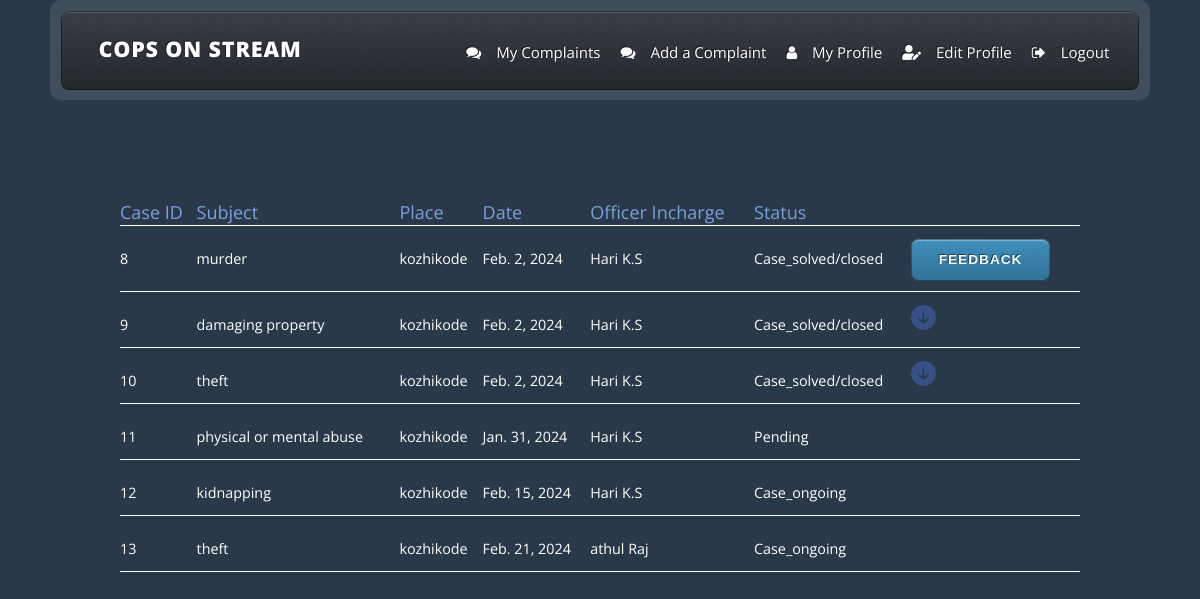
/show_complaint (signed in), run on an earlier commit of the app's database.
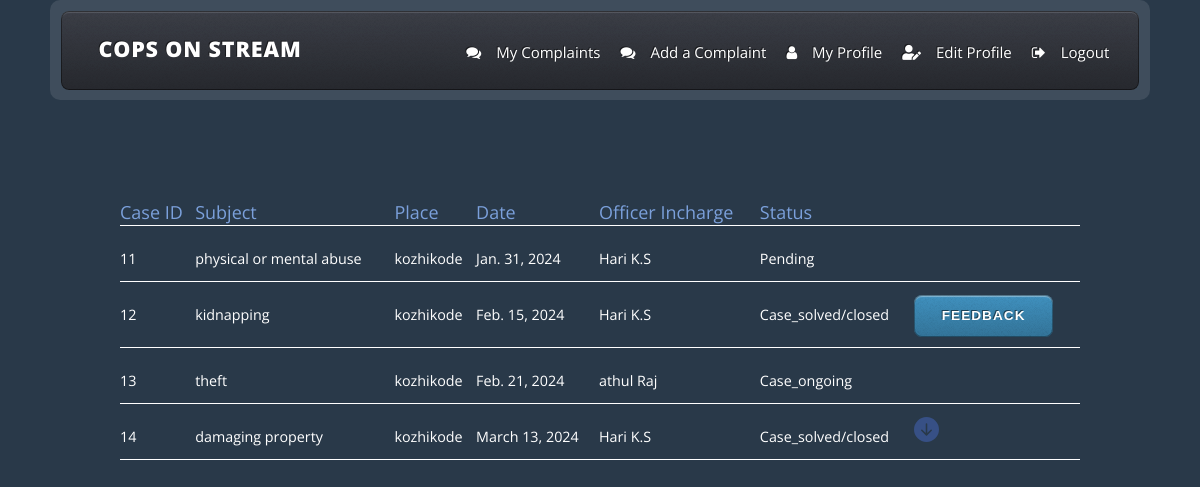
And on a later commit of the database.
### cops_app/models.py (models this page shows, shortened)
class Case(models.Model):
    type_choices=(
        ('murder','murder'),
        ('kidnapping','kidnapping'),
        ('damaging property','damaging property'),
        ('rape','rape'),
        ('physical or mental abuse','physical or mental abuse'),
        ('theft','theft'),
        ('others','others')
    )
    type=models.CharField(choices=type_choices,max_length=50,blank=True)
    date=models.DateField()
    place=models.CharField(max_length=50)
    victim=models.CharField(max_length=50, null=True, blank=True)
    describe=models.CharField(max_length=255, null=True, blank=True)
    user=models.ForeignKey(CustomUser,related_name='my_user',on_delete=models.CASCADE)
    police=models.ForeignKey(CustomUser,related_name='assigned_police',on_delete=models.CASCADE,blank=True,null=True)
    status_choices=(('Pending','Pending'),
                    ('Case_ongoing','Case_ongoing'),
                    ('Case_Incomplete','Case_incomplete'),
                    ('Case_solved/closed','Case_solved/closed')
    )
    status=models.CharField(choices=status_choices,max_length=50,null=True,blank=True)
    feedback = models.CharField(max_length=200, null=True, blank=True)

class CustomUser(AbstractUser):
    phone=models.IntegerField(null=True,blank=True)
    address=models.CharField(max_length=50,null=True,blank=True)
    pic=models.FileField()
    rank=models.CharField(max_length=50,blank=True,null=True)
    badge_number=models.IntegerField(blank=True,null=True)
    age=models.IntegerField(blank=True,null=True)
    service_years=models.IntegerField(blank=True,null=True)
    user_type=models.CharField(max_length=20)
    entry_choices=(('approved','approved'),
                   ('pending','pending'),
                   ('rejected','rejected')
    )
    entry=models.CharField(choices=entry_choices,max_length=50,default='pending',null=True,blank=True)

### cops_app/views.py (the view)
# urls.py: path('show_complaint',views.show_complaint,name='show_complaint'),
@login_required(login_url='/login/')
def show_complaint(request):
    data=CustomUser.objects.get(id=request.user.id)
    case=Case.objects.filter(user=data)
    return render(request,'complaint_view.html',{'data':data,'case':case})

### templates/complaint_view.html (shortened to what this page needs)
<!DOCTYPE HTML>
{% load static %}
<html>
<head>
  <link rel="stylesheet" href="{% static 'css/main.css' %}" />
</head>
<body class="left-sidebar is-preload">
  <div id="page-wrapper">
    <div>
      <div class="container">
        <header id="header">
          <div class="inner">
            <h1><a href="index.html" id="logo">Cops On Stream</a></h1>
            <nav id="nav" style="display: flex;gap: 20px;font-size: 15px;">
              <a style="text-decoration: none;" href="{% url 'show_complaint' %}"><i class="fa fa-comments"></i><span
                  style="padding-left: 15px;">My Complaints</span></a>
              <a style="text-decoration: none;" href="{% url 'file_complaint' id=user.id %}"><i
                  class="fa fa-comments"></i><span style="padding-left: 15px;">Add a Complaint</span></a>
              <a style="text-decoration: none;" href="{% url 'my_profile' id=user.id %}"><i class="fa fa-user"></i><span
                  style="padding-left: 15px;">My Profile</span></a>
              <a style="text-decoration: none;" href="{% url 'edit_user' id=user.id  %}"><i
                  class="fas fa-user-edit"></i><span style="padding-left: 15px;">Edit Profile</span></a>
              <a style="text-decoration: none;" href="{% url 'log_out' %}"><i class="fa fa-sign-out"></i><span
                  style="padding-left: 15px;">Logout</span></a>
            </nav>
          </div>
        </header>
      </div>
    </div>
    <div class="page-header">
      <div class="row align-items-center">
      </div>
    </div>
    <div class="">
      <div class="table-scroll">
        <table class="table" style="width:80%;margin: auto;margin-top: 100px;">
          <thead class="thead-dark" style="font-size:18px;padding-bottom:50px;color:#7ba0db;">
            <tr>
              <th scope="col">Case ID</th>
              <th scope="col">Subject</th>
              <th scope="col">Place</th>
              <th scope="col">Date</th>
              <th scope="col">Officer Incharge</th>
              <th scope="col">Status</th>
              <th></th>
            </tr>
          </thead>
          <tbody style="margin-top:40px;">
          {% for i in case %}
            <tr>
              <td scope="row" style="padding-top:20px;">{{i.id}}</td>
              <td>{{i.type}}</td>
              <td>{{i.place}}</td>
              <td>{{i.date}}</td>
              <td>{{i.police.first_name}}&nbsp;{{i.police.last_name}}</td>
              <td>{{i.status}}</td>
              {% if i.feedback %}
              <td>
                <svg class="case-toggle" style="color: #375085;" data-id="{{ i.id }}" aria-expanded="false"
                  aria-controls="bookingDetails{{ i.id }}" xmlns="http://www.w3.org/2000/svg" width="25" height="25" fill="currentColor"
                  class="bi bi-arrow-down-circle-fill" viewBox="0 0 16 16">
                  <path
                    d="M16 8A8 8 0 1 1 0 8a8 8 0 0 1 16 0M8.5 4.5a.5.5 0 0 0-1 0v5.793L5.354 8.146a.5.5 0 1 0-.708.708l3 3a.5.5 0 0 0 .708 0l3-3a.5.5 0 0 0-.708-.708L8.5 10.293z" />
                </svg>
              </td>
              {% else %}
                {% if i.status == "Pending" %}
                <td></td>
                {% elif i.status == "Case_ongoing" %}
                <td></td>
                {% elif i.status == "Case_Incomplete" %}
                <td></td>
                {% elif i.status == "Case_solved/closed" and i.feedback is None %}
                <td class="ps-3">
                  <a href="{% url 'add_feedback' id=i.id %}"><button>Feedback</button></a>
                </td>
                {% endif %}
              {% endif %}
            </tr>
          {% endfor %}
          </tbody>
        </table>
      </div>
    </div>
</body>
</html>

### static/css/main.css (style rules this page uses)
html, body, div, span, applet, object, iframe, h1, h2, h3, h4, h5, h6, p, blockquote, pre, a, abbr, acronym, address, big, cite, code, del, dfn, em, img, ins, kbd, q, s, samp, small, strike, strong, sub, sup, tt, var, b, u, i, center, dl, dt, dd, ol, ul, li, fieldset, form, label, legend, table, caption, tbody, tfoot, thead, tr, th, td, article, aside, canvas, details, embed, figure, figcaption, footer, header, hgroup, menu, nav, output, ruby, section, summary, time, mark, audio, video { margin: 0; padding: 0; border: 0; font-size: 100%; font: inherit; vertical-align: baseline; }
article, aside, details, figcaption, figure, footer, header, hgroup, menu, nav, section { display: block; }
body { line-height: 1; }
table { border-collapse: collapse; border-spacing: 0; }
body { -webkit-text-size-adjust: none; }
html { box-sizing: border-box; }
*, *:before, *:after { box-sizing: inherit; }
body { background: #303238 url("images/bg01.png"); }
body, input, select, textarea { font-family: 'Open Sans', sans-serif; color: #7b818c; font-weight: 400; font-size: 11pt; line-height: 1.85em; }
a { color: inherit; text-decoration: underline; }
h1, h2, h3, h4, h5, h6 { text-transform: uppercase; font-weight: 800; letter-spacing: 0.04em; color: #404248; margin: 0 0 1em 0; }
h1 a, h2 a, h3 a, h4 a, h5 a, h6 a { color: inherit; text-decoration: none; outline: 0; }
i, em { font-style: italic; }
p, ul, ol, dl, table { margin-bottom: 2em; }
.container { margin: 0 auto; max-width: calc(100% - 100px); width: 1200px; }
@media screen and (max-width: 1280px) { .container { width: 100%; } }
.row { display: flex; flex-wrap: wrap; box-sizing: border-box; align-items: stretch; }
.row { margin-top: -50px; margin-left: -50px; }
@media screen and (max-width: 1280px) { .row { display: flex; flex-wrap: wrap; box-sizing: border-box; align-items: stretch; } }
@media screen and (max-width: 1280px) { .row { margin-top: -35px; margin-left: -35px; } }
header { margin: 0 0 2em 0; }
table { width: 100%; }
input[type="button"], input[type="submit"], input[type="reset"], button, .button { background-image: -moz-linear-gradient(top, rgba(0, 0, 0, 0), rgba(0, 0, 0, 0.2)), url("images/bg02.png"); background-image: -webkit-linear-gradient(top, rgba(0, 0, 0, 0), rgba(0, 0, 0, 0.2)), url("images/bg02.png"); background-image: -ms-linear-gradient(top, rgba(0, 0, 0, 0), rgba(0, 0, 0, 0.2)), url("images/bg02.png"); background-image: linear-gradient(top, rgba(0, 0, 0, 0), rgba(0, 0, 0, 0.2)), url("images/bg02.png"); -moz-transition: background-color 0.2s ease-in-out; -webkit-transition: background-color 0.2s ease-in-out; -ms-transition: background-color 0.2s ease-in-out; transition: background-color 0.2s ease-in-out; -webkit-appearance: none; position: relative; display: inline-block; background-color: #4091bf; border-radius: 8px; box-shadow: inset 0px 0px 0px 1px rgba(0, 0, 0, 0.35), inset 0px 2px 1px 0px rgba(255, 255, 255, 0.35); text-shadow: -1px -1px 0 rgba(0, 0, 0, 0.5); color: #fff !important; text-decoration: none; text-transform: uppercase; font-weight: 800; font-size: 0.95em; letter-spacing: 0.075em; padding: 1em 2em; outline: 0; border: 0; white-space: nowrap; cursor: pointer; }
#nav { position: absolute; right: 2em; top: 0; line-height: 5.5em; }
#header { position: relative; border-radius: 10px; background: rgba(255, 255, 255, 0.1); padding: 0.75em; margin-bottom: 0; }
#header .inner { background-image: -moz-linear-gradient(top, rgba(0, 0, 0, 0), rgba(0, 0, 0, 0.35)), url("images/bg02.png"); background-image: -webkit-linear-gradient(top, rgba(0, 0, 0, 0), rgba(0, 0, 0, 0.35)), url("images/bg02.png"); background-image: -ms-linear-gradient(top, rgba(0, 0, 0, 0), rgba(0, 0, 0, 0.35)), url("images/bg02.png"); background-image: linear-gradient(top, rgba(0, 0, 0, 0), rgba(0, 0, 0, 0.35)), url("images/bg02.png"); position: relative; height: 5.5em; background-color: #3B3E45; background-color: rgba(59, 62, 69, 0.9); border-radius: 8px; box-shadow: inset 0px 0px 0px 1px rgba(0, 0, 0, 0.45), inset 0px 2px 1px 0px rgba(255, 255, 255, 0.15); text-shadow: -1px -1px 0 rgba(0, 0, 0, 0.5); }
#header h1 { position: absolute; left: 1.75em; top: 50%; margin-top: -0.65em; font-size: 1.5em; color: #fff; }
@media screen and (max-width: 1280px) { body { line-height: 1.75em; font-size: 10.75pt; } }

What changed in the data, as far as the page shows it:
removed Case: id "8", type "murder", place "kozhikode", date "Feb. 2, 2024", police.first_name "Hari", police.last_name "K.S", status "Case_solved/closed"
removed Case: id "9", type "damaging property", place "kozhikode", date "Feb. 2, 2024", police.first_name "Hari", police.last_name "K.S", status "Case_solved/closed"
removed Case: id "10", type "theft", place "kozhikode", date "Feb. 2, 2024", police.first_name "Hari", police.last_name "K.S", status "Case_solved/closed"
changed Case "kidnapping": status "Case_ongoing" → "Case_solved/closed"; status: picture added; now shows "FEEDBACK"
added Case: id "14", type "damaging property", place "kozhikode", date "March 13, 2024", police.first_name "Hari", police.last_name "K.S", status "Case_solved/closed"
